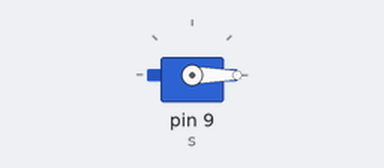
This sketch was run on a simulated Arduino Uno, built with avr-gcc and run on an emulated ATmega328P. Parts: servo.

Above: at 0.05 s.
At 1.65 s:
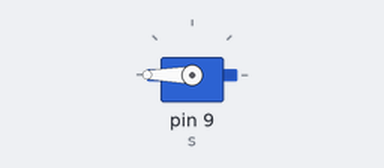
At 3.2 s:
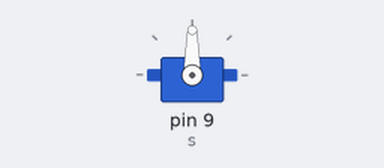
Timing chart, 0 to 7.4 s (numbered marks = the images above):
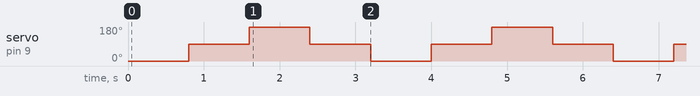

Measured:
- by itself, servo on pin 9 (s): repeats every 3.2 s: 180° 0.80 s, 90° 0.80 s, 0° 0.80 s, 90° 0.80 s

The sketch:

example_2.ino
```cpp
// Moves the servo to 0°, 90°, and 180° (then back) while using a tightened pulse-width range (500–2500 µs) for fuller travel on pin 9.
//
// Buy this module: https://shillehtek.com/products/mg995-metal-gear-servo-motor-12kg-high-torque-180-degree-diy
// Full manual: https://shillehtek.com/blogs/shillehtek-product-manuals/mg995-metal-gear-servo-motor-12kg-high-torque-180-degree-diy-manual
// More examples: https://github.com/shillehbean/shillehtek-examples
//

#include <Servo.h>

Servo s;

void setup() {
  s.attach(9, 500, 2500);   // tighter pulse range, full ~180 swing
}

void loop() {
  s.write(0);    delay(800);
  s.write(90);   delay(800);
  s.write(180);  delay(800);
  s.write(90);   delay(800);
}
```
